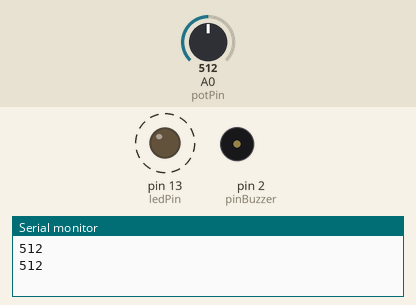
The sketch below on a simulated Arduino Uno, built with avr-gcc and run on an emulated ATmega328P. Shown: output pins drawn as LEDs (lit = HIGH), buzzer (waves = sounding), the last lines printed to the serial monitor. Dashed ring = blinking. The inputs (shaded band) are chosen by the test bench; at power-on: A0 (potPin) = 512.

Above: at 1.8 s.
1.9 s: A0 (potPin) set to 306
At 2.2 s:
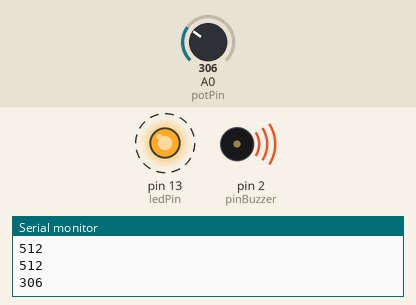
5.4 s: A0 (potPin) set to 122
At 5.57 s:
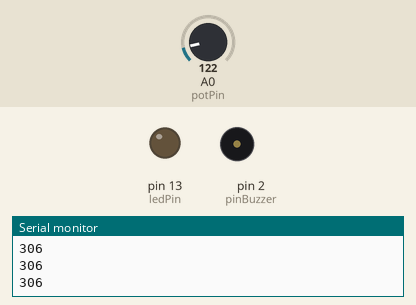
Timing chart, 0 to 14.9 s (numbered marks = the images above; inputs shaded):
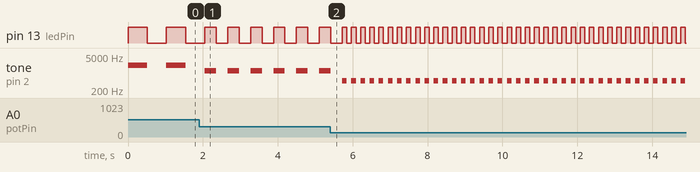

Measured:
- after the input at 1.9 s, pin 13 (ledPin): alternates HIGH for 0.31 s and LOW for 0.31 s, starting after 0.46 s; tone on pin 2 (pinBuzzer): alternates 1224 Hz for 0.31 s and silent for 0.31 s, starting after 0.15 s
- by itself, pin 13 (ledPin): alternates HIGH for 0.51 s and LOW for 0.51 s
- by itself, tone on pin 2 (pinBuzzer): alternates 2048 Hz for 0.51 s and silent for 0.51 s

The sketch:

LED_regulado_por_potenciometro.ino
```cpp
const int potPin = A0; // pin entrada para potenciómetro
const int ledPin = 13; // pin de salida para el LED
const int pinBuzzer = 2; // pin del buzzer
int entAnalog; // Calcula el valor analogico de entrada
int salBuzzer; // Frecuencia de buzzer

void setup()
{
  pinMode(ledPin, OUTPUT); // declara ledPin como SALIDA
  Serial.begin(9600); // Inicializa la consola
}
void loop()
{
  entAnalog=analogRead(potPin);
  salBuzzer=entAnalog*4;
  Serial.println(entAnalog);
  digitalWrite(ledPin, HIGH); // pone ledPin en on
  if(salBuzzer>=100){ // Si la frecuencia es de al menos 100Hz sale sonido por el buzzer
    tone(pinBuzzer, salBuzzer);//Genera un tono con la frecuencia especificada en determinado pin
  }
  delay(entAnalog); // detiene la ejecución un tiempo “potPin”
  digitalWrite(ledPin, LOW); // pone ledPin en off
  noTone(pinBuzzer);//Detiene el tono generado en determinado pin
  delay(entAnalog); // detiene la ejecución un tiempo “potPin”
}
```
